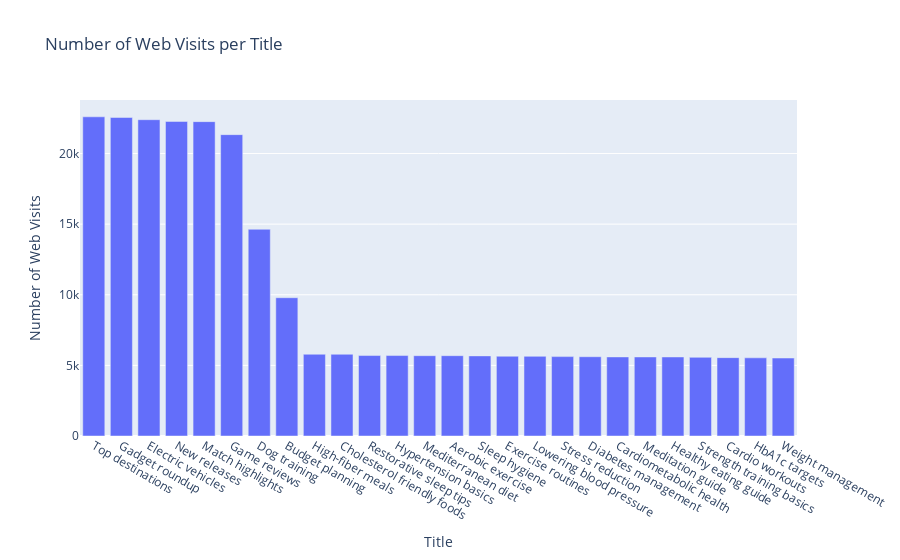

The code cell stored with this chart in its notebook:
### Markdown cell above
We can see that users tend to interact with the app for a few times. Some extreme cases show much higher or 0 times. Some users interacted only for one time with the app

### Code cell
# let's get the number of titles and the number of visits to them

num_visits_per_title_df = web_visits_df.groupby("title").size().reset_index(name="visit_count").sort_values(by="visit_count", ascending=False)

# plot the number of visits per title

fig = px.bar(num_visits_per_title_df, x="title", y="visit_count", title="Number of Web Visits per Title")
fig.update_layout(xaxis_title="Title", yaxis_title="Number of Web Visits")
fig.show()

### Figure 1 — Plotly figure (JSON) as saved in the notebook; plotly's stock layout.template omitted (floating-point values rounded to 4 significant figures)
{"data": [{"hovertemplate": "title=%{x}<br>visit_count=%{y}<extra></extra>", "legendgroup": "", "marker": {"color": "#636efa", "pattern": {"shape": ""}}, "name": "", "orientation": "v", "showlegend": false, "textposition": "auto", "type": "bar", "x": ["Top destinations", "Gadget roundup", "Electric vehicles", "New releases", "Match highlights", "Game reviews", "Dog training", "Budget planning", "High-fiber meals", "Cholesterol friendly foods", "Restorative sleep tips", "Hypertension basics", "Mediterranean diet", "Aerobic exercise", "Sleep hygiene", "Exercise routines", "Lowering blood pressure", "Stress reduction", "Diabetes management", "Cardiometabolic health", "Meditation guide", "Healthy eating guide", "Strength training basics", "Cardio workouts", "HbA1c targets", "Weight management"], "xaxis": "x", "y": [22600, 22553, 22395, 22271, 22257, 21337, 14636, 9791, 5789, 5786, 5697, 5696, 5687, 5687, 5672, 5648, 5640, 5620, 5613, 5599, 5597, 5595, 5570, 5548, 5535, 5521], "yaxis": "y"}], "layout": {"barmode": "relative", "legend": {"tracegroupgap": 0}, "title": {"text": "Number of Web Visits per Title"}, "xaxis": {"anchor": "y", "domain": [0, 1], "title": {"text": "Title"}}, "yaxis": {"anchor": "x", "domain": [0, 1], "title": {"text": "Number of Web Visits"}}}}
